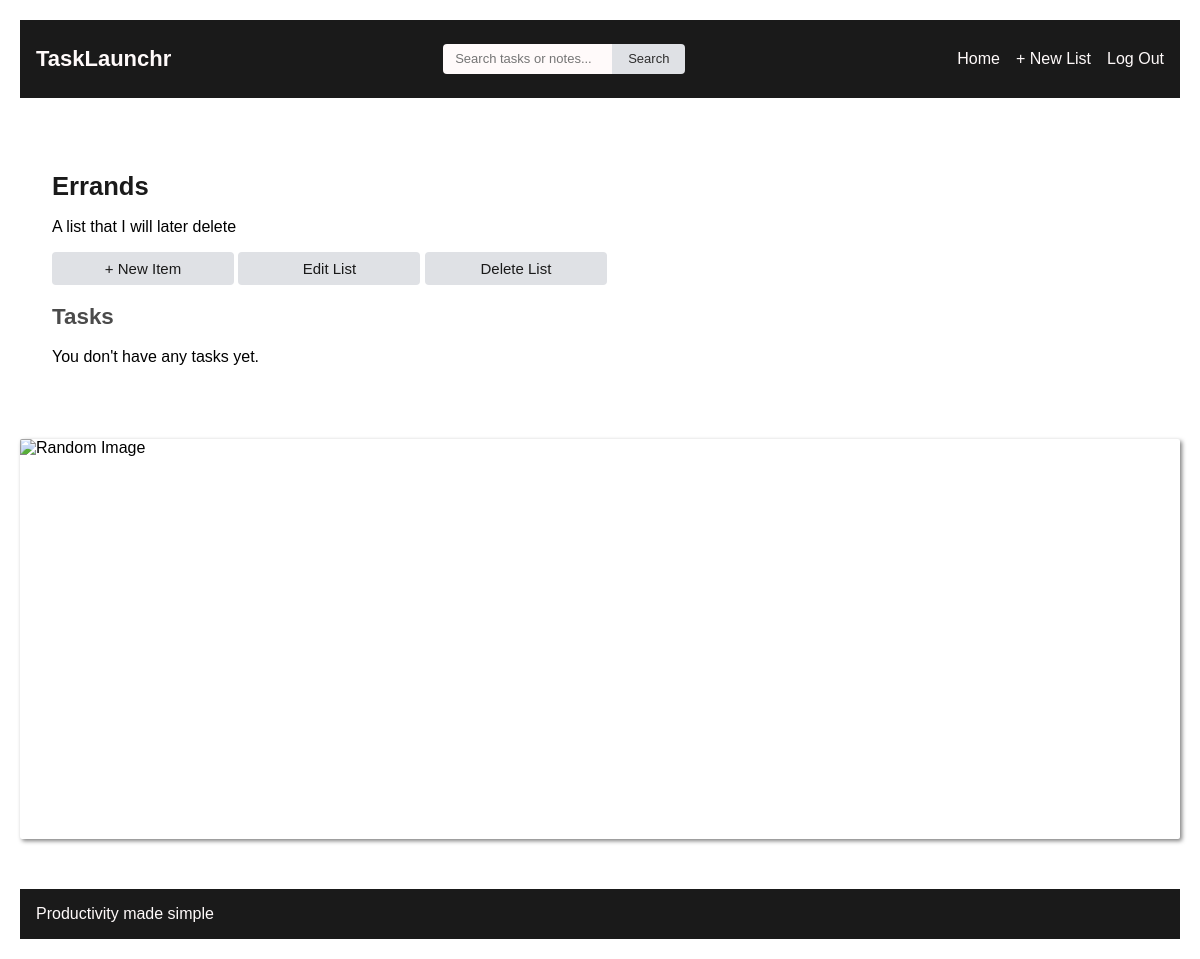
Before: /todos/8/ (signed in) with the older database file.
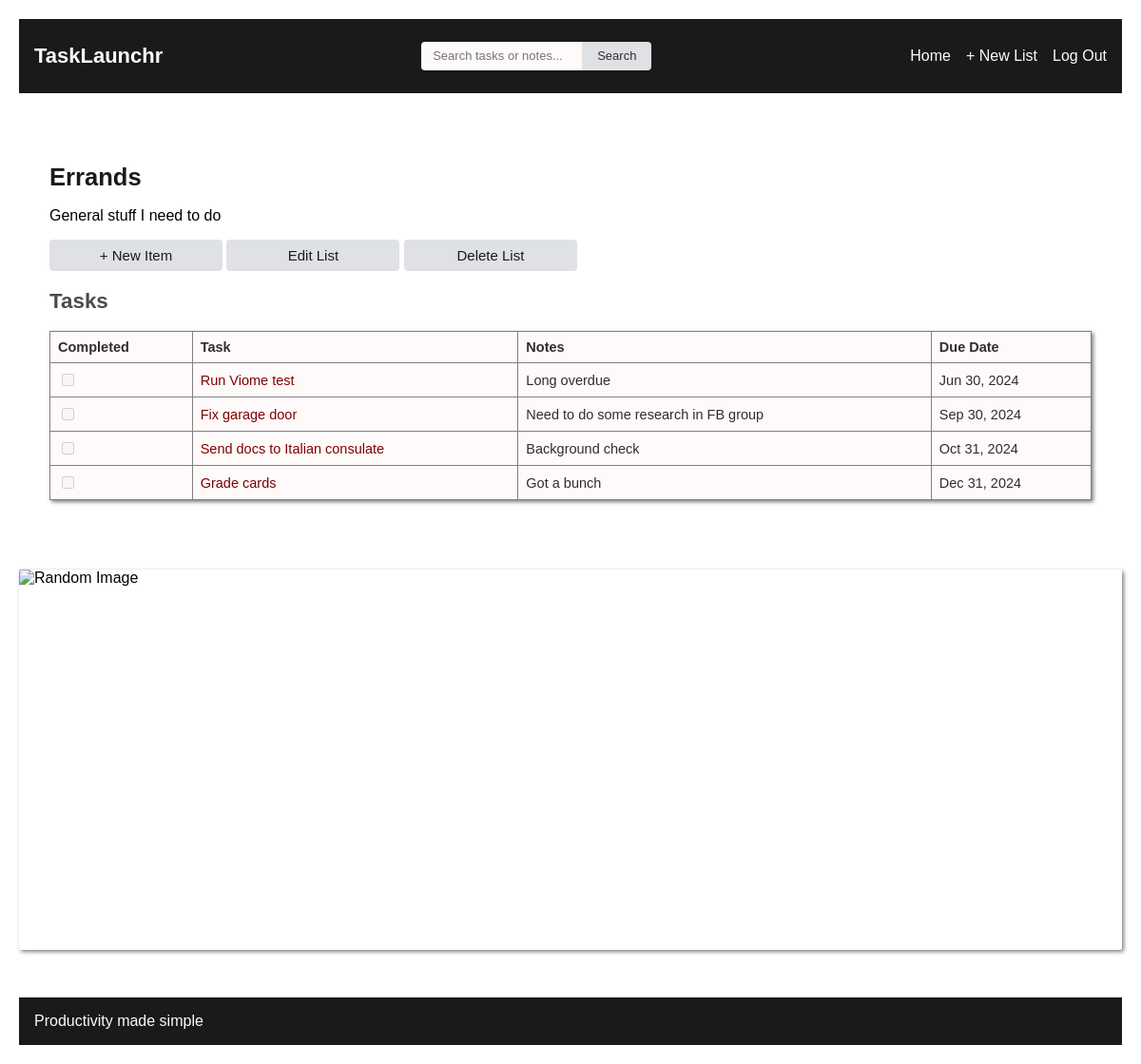
After: the same page with the newer database file.
### todos/models.py (models this page shows, shortened)
class TodoList(models.Model):
    name = models.CharField(max_length=255)
    description = models.TextField(blank=True, null=True)
    created_on = models.DateTimeField(auto_now_add=True)
    user = models.ForeignKey(
        User,
        related_name="todoslists",
        on_delete=models.CASCADE,
    )

class TodoItem(models.Model):
    task = models.CharField(max_length=255)
    todolist = models.ForeignKey(
        TodoList,
        related_name="items",
        on_delete=models.CASCADE,
    )
    notes = models.TextField(blank=True, null=True)
    due_date = models.DateTimeField(blank=True, null=True)
    completed = models.BooleanField(default=False)
    created_on = models.DateTimeField(auto_now_add=True)
    user = models.ForeignKey(
        User,
        related_name="todoitems",
        on_delete=models.CASCADE,
    )
    class Meta:
        ordering = [
            "completed",
            "due_date",
            "created_on",
        ]

### todos/views.py (the view)
# urls.py: path("<int:id>/", show_list, name="todo_list_detail"),
@login_required
def show_list(request: HttpRequest, id: int) -> HttpResponse:
    todolist = get_object_or_404(TodoList, id=id, user=request.user)
    return render(request, "todos/detail.html", {"todolist": todolist})

### todos/templates/todos/detail.html (shortened to what this page needs)
{% extends "base.html" %}
{% block content %}
    <main>
        <div>
            <h1>{{ todolist.name }}</h1>
            <p>{{ todolist.description }}</p>
            <div class="actions">
                <a href="{% url 'todo_item_create' todolist.id %}" class="button">+ New Item</a>
                <a href="{% url 'todo_list_update' todolist.id %}" class="button">Edit List</a>
                <a href="{% url 'todo_list_delete' todolist.id %}" class="button delete">Delete List</a>
            </div>
            <h2>Tasks</h2>
            {% if todolist.items.exists %}
                <table>
                    <thead>
                        <tr>
                            <th>Completed</th>
                            <th>Task</th>
                            <th>Notes</th>
                            <th>Due Date</th>
                        </tr>
                    </thead>
                    <tbody>
                        {% for item in todolist.items.all|dictsort:"due_date" %}
                            <tr>
                                <td>
                                    <input type="checkbox" {% if item.completed %}checked{% endif %} disabled>
                                </td>
                                <td>
                                    <a href="{% url 'todo_item_update' item.id %}" class="table-link">{{ item.task }}</a>
                                </td>
                                <td>{{ item.notes }}</td>
                                <td>{{ item.due_date|date:"M j, Y" }}</td>
                            </tr>
                        {% endfor %}
                    </tbody>
                </table>
            {% else %}
                <p>You don't have any tasks yet.</p>
            {% endif %}
        </div>
    </main>
{% endblock content %}

### todos/templates/base.html (shortened to what this page needs)
{% load static %}
<!DOCTYPE html>
<html lang="en">
    <head>
        <link rel="stylesheet" href="{% static 'css/todos.css' %}">
    </head>
    <body>
        <header class="website-header">
            <div class="logo">TaskLaunchr</div>
            {% if user.is_authenticated %}
                <form method="GET" action="{% url 'search' %}" class="search-form">
                    <input type="text"
                           name="q"
                           placeholder="Search tasks or notes..."
                           class="search-input"
                           required>
                    <button type="submit" class="search-button">Search</button>
                </form>
            {% endif %}
            <nav class="main-nav">
                <ul class="nav-list">
                    {% if user.is_authenticated %}
                        <li class="nav-item">
                            <a class="nav-link" href="{% url 'todo_list_list' %}">Home</a>
                        </li>
                        <li class="nav-item">
                            <a class="nav-link" href="{% url 'todo_list_create' %}">+ New List</a>
                        </li>
                        <li class="nav-item">
                            <a class="nav-link" href="{% url 'logout' %}">Log Out</a>
                        </li>
                    {% endif %}
                </ul>
            </nav>
        </header>
        <main>
            {% block content %}
            {% endblock content %}
        </main>
        <div id="random-image-container">
            <img id="random-image" src="" alt="Random Image">
        </div>
        <footer>
            Productivity made simple
        </footer>
    </body>
</html>

### todos/static/css/todos.css (style rules this page uses)
body { font-family: Helvetica, sans-serif; padding: 1%; }
.logo { font-weight: 600; font-size: 22px; }
main { padding: 16px; }
header { margin-bottom: 25px; }
footer { padding: 16px; font-weight: 500; background-color: #1a1a1a; color: #FFFAFA; margin-top: 50px; text-align: left; }
h1 { color: #1a1a1a; font-size: 1.6em; }
h2 { color: #4B4B4B; font-size: 1.4em; }
.website-header { display: flex; justify-content: space-between; background-color: #1a1a1a; color: #FFFAFA; padding: 1em; align-items: center; flex-wrap: wrap; gap: 1em; }
.search-form { display: flex; align-items: center; }
.search-input { font-family: Helvetica, sans-serif; font-size: 13px; padding: 0 12px; border: 0px solid #ddd; border-radius: 4px 0 0 4px; background-color: #FFFAFA; color: #2E2E2E; outline: none; height: 30px; line-height: 30px; }
.search-button { font-family: Helvetica, sans-serif; font-size: 13px; padding: 0 16px; border: none; border-radius: 0 4px 4px 0; background-color: #dfe1e5; color: #2E2E2E; cursor: pointer; height: 30px; line-height: 30px; }
.nav-list { display: flex; list-style-type: none; justify-content: space-evenly; padding: 0; margin: 0; gap: 1em; flex-wrap: wrap; }
.nav-item { margin: 0; }
.nav-link { color: white; font-weight: 500; text-decoration: none; color: #FFFAFA; transition: color 0.3s ease; }
.table-link { text-decoration: none; color: #800000; transition: color 0.3s ease; }
table { font-family: Arial, Helvetica, sans-serif; font-size: 14.5px; border-collapse: collapse; width: 100%; margin-bottom: 16px; box-shadow: 2px 2px 4px rgba(0,0,0,0.5); text-align: left; background-color: #FFFAFA; color: #2E2E2E; }
th, td { padding: 8px; border: 1px solid gray; }
button { font-family: Helvetica, sans-serif; margin: 8px 0; padding: 8px 16px; background: #dfe1e5; font-size: 15px; border: none; border-radius: 4px; cursor: pointer; transition: background-color 0.3s ease, color 0.3s ease; }
#random-image-container { width: 100%; height: 400px; overflow: hidden; margin: 25px 0px; border-radius: 2px; box-shadow: 2px 2px 4px rgba(0,0,0,0.5); }
#random-image { width: 100%; height: 100%; object-fit: cover; object-position: center; }
.button { font-family: Helvetica, sans-serif; padding: 8px 16px; background: #dfe1e5; font-size: 15px; border: none; border-radius: 4px; cursor: pointer; text-decoration: none; display: inline-block; color: #1a1a1a; transition: background-color 0.3s ease, color 0.3s ease; width: 150px; text-align: center; }
.button.delete { background-color: #dfe1e5; }

Changed rows visible on the page:
changed TodoList "Errands": description "A list that I will later delete" → "General stuff I need to do"
added TodoItem: task "Run Viome test", notes "Long overdue", due_date "Jun 30, 2024"
added TodoItem: task "Fix garage door", notes "Need to do some research in FB group", due_date "Sep 30, 2024"
added TodoItem: task "Send docs to Italian consulate", notes "Background check", due_date "Oct 31, 2024"
added TodoItem: task "Grade cards", notes "Got a bunch", due_date "Dec 31, 2024"
Other visible differences:
text no longer shown: "You don't have any tasks yet."
text now shown: "Completed Task Notes Due Date"
